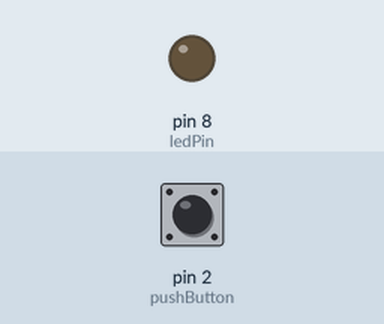
A sketch run on a simulated Arduino Uno, built with avr-gcc and run on an emulated ATmega328P. Shown: output pins drawn as LEDs (lit = HIGH). The inputs (shaded band) are chosen by the test bench; at power-on: pin 2 (pushButton) HIGH. What the sketch prints to the serial monitor is not drawn.

Above: at 1.2 s.
1.3 s: pin 2 (pushButton) pulled LOW for 0.15 s
At 1.8 s:
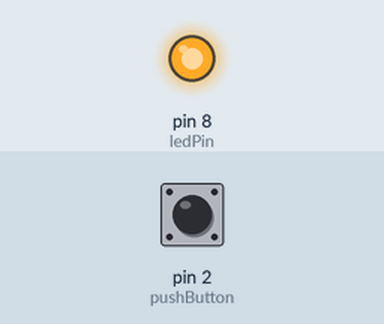
2.9 s: pin 2 (pushButton) pulled LOW for 1 s
At 4.2 s:
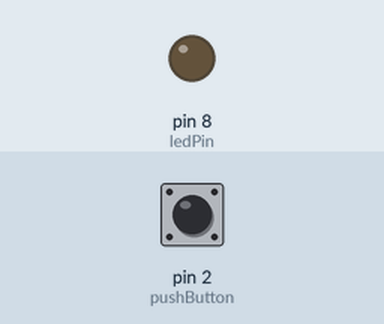
5.4 s: pin 2 (pushButton) pulled LOW for 3.2 s
At 6.1 s:
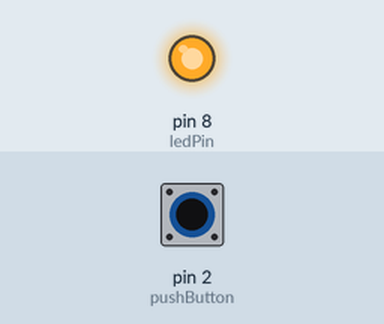
Timing chart, 0 to 8.4 s (numbered marks = the images above; inputs shaded):
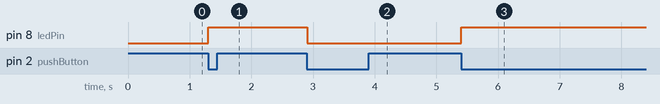

The sketch:

LED_button_state.ino
```cpp
const int pushButton = 2;
bool buttonState = LOW;

const int ledPin = 8;
bool ledState = LOW;

int counter = 0;
bool lastButtonState = LOW;

void setup()
{
  pinMode(pushButton, INPUT_PULLUP);
  pinMode(ledPin, OUTPUT);
  Serial.begin(9600);
}

void loop()
{
  buttonState = digitalRead(pushButton);
  if (buttonState != lastButtonState and buttonState == LOW)
  {
    ledState = !ledState;
    digitalWrite(ledPin, ledState);
    counter++;
  }
  lastButtonState = buttonState;
  Serial.println(counter);

}
```

Measured:
- after the input at 1.3 s, pin 8 (ledPin): LOW → HIGH at once
- after the input at 2.9 s, pin 8 (ledPin): HIGH → LOW at once
- after the input at 5.4 s, pin 8 (ledPin): LOW → HIGH at once
